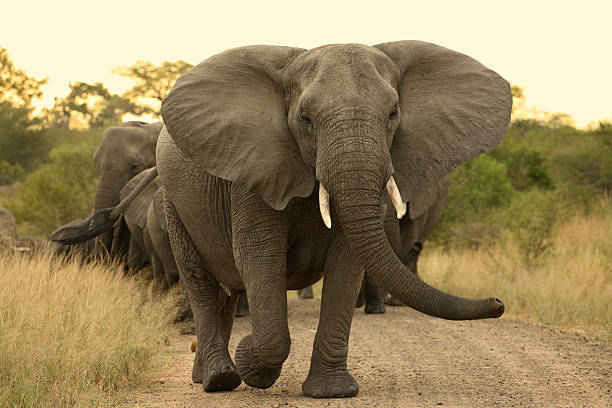
#> input picture elephant.jpg, 612 x 408 px
$ python final5.py
#> lines starting #> are read from the running program, lines starting #| are printed output that depends on the picture
import cv2
import numpy as np
from skimage.metrics import peak_signal_noise_ratio
import math
from scipy import signal

def display_image(img):
    cv2.imshow("image", img)
    cv2.waitKey(0)
    cv2.destroyAllWindows()

def save_image(img, path):
    cv2.imwrite(path, img)
    print(f"Image saved successfully at {path}")

def add_gaussian_noise(img, sigma=25):
    # Create a Gaussian noise array
    noise = np.random.normal(0, sigma, img.shape)
    # Add the noise to the original image
    noisy_img = np.clip(img + noise, 0, 255).astype(np.uint8)
    return noisy_img

def apply_gaussian_filter(img, sigma=5):
    # Create a Gaussian kernel
    N = 6 * sigma
    t = np.linspace(-3 * sigma, 3 * sigma, N)
    gau = (1 / (math.sqrt(2 * math.pi) * sigma)) * np.exp(-0.5 * (t / sigma) ** 2)
    kernel = gau[:, np.newaxis] * gau[np.newaxis, :]
    # Apply the Gaussian filter
    filtered_img = signal.fftconvolve(img, kernel[:, :, np.newaxis], mode='same')
    # Rescale to [0, 255]
    filtered_img = (filtered_img - filtered_img.min()) / (filtered_img.max() - filtered_img.min()) * 255
    return filtered_img.astype(np.uint8)

if __name__ == "__main__":
    # Read the original image
    original_img = cv2.imread("elephant.jpg")
#> original_img is the input picture: shape (408, 612, 3); mean B, G, R 94.8, 132.8, 150.9

    # Check if image is successfully loaded
    if original_img is None:
        print("Error: Image not found.")
    else:
        # Add Gaussian noise to the original image
        noisy_img = add_gaussian_noise(original_img)
#> in add_gaussian_noise, `noisy_img = np.clip(img + noise, 0, 255).astype(np.uint8)`:
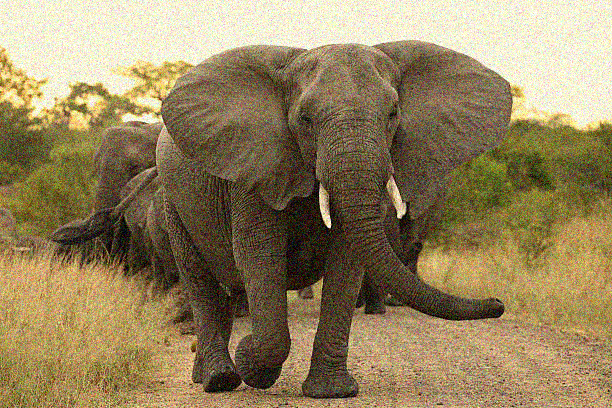
#> noisy_img: shape (408, 612, 3); mean B, G, R 94.8, 131.3, 148.6
        display_image(noisy_img)
        save_image(noisy_img, "noisy_image.jpg")

        # Apply Gaussian filter to the noisy image
        for sigma in range(3, 16, 2): # Start from 3, end at 15, step by 2
            filtered_image = apply_gaussian_filter(noisy_img, sigma)
            display_image(filtered_image)
            save_path = f"filtered_image_sigma_{sigma}.jpg"
            save_image(filtered_image, save_path)

            # Calculate PSNR values
            psnr_noisy_filtered = peak_signal_noise_ratio(noisy_img, filtered_image, data_range=255)
            psnr_original_noisy = peak_signal_noise_ratio(original_img, noisy_img, data_range=255)
            psnr_original_filtered = peak_signal_noise_ratio(original_img, filtered_image, data_range=255)

            # Print PSNR values
            print(f'Sigma: {sigma}')
            print(f'PSNR between Noisy and Filtered Image: {psnr_noisy_filtered:.2f} dB')
            print(f'PSNR between Original and Noisy Image: {psnr_original_noisy:.2f} dB')
            print(f'PSNR between Original and Filtered Image: {psnr_original_filtered:.2f} dB')
            print("--------------------------------------------------")
#> this loop made 7 passes
#> (psnr_noisy_filtered, psnr_original_filtered) on passes 1 to 7: (18.72, 22.56), (17.97, 20.95), (17.38, 19.8), (16.92, 18.97), (16.48, 18.23), (16.15, 17.7), (15.84, 17.22)
#> (printed output is left out)
#> pass 1, in apply_gaussian_filter, `filtered_img = signal.fftconvolve(img, kernel[:, :, np.newaxis], mode=..`:
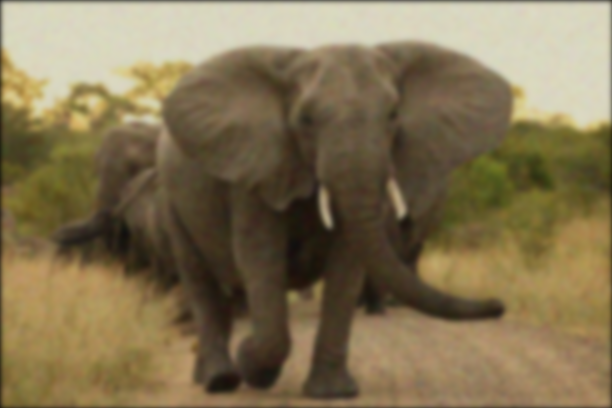
#> filtered_img: shape (408, 612, 3) float64; mean B, G, R 83.3, 115.4, 130.7
#> pass 1, in apply_gaussian_filter, `filtered_img = (filtered_img - filtered_img.min()) / (filtered_img.max..`:
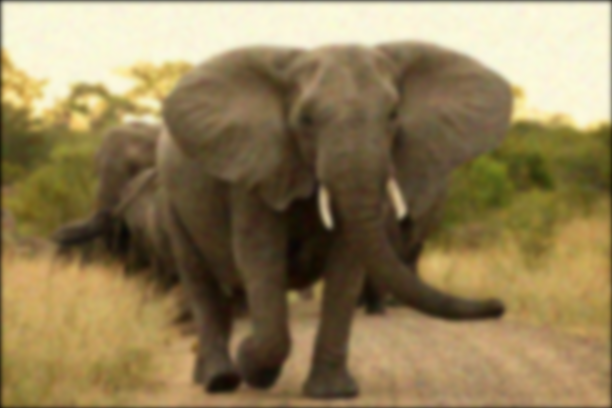
#> filtered_img: shape (408, 612, 3) float64; mean B, G, R 88.7, 127.3, 145.6
#> after the loop:
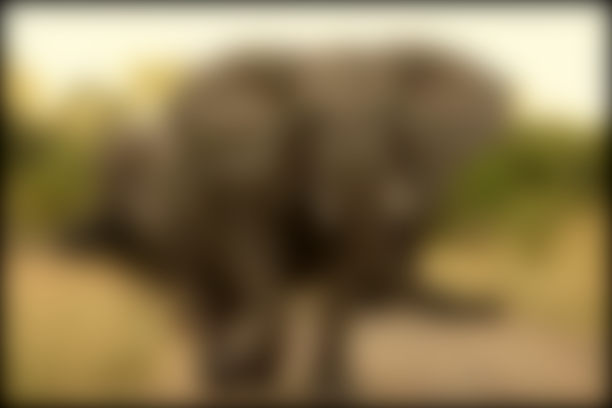
#> filtered_image: shape (408, 612, 3); mean B, G, R 78.9, 117.5, 135.9

$ run again, with mammootty.jpg copied over elephant.jpg
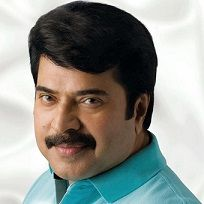
#> input picture mammootty.jpg, 204 x 204 px
#> original_img is the input picture: shape (204, 204, 3); mean B, G, R 141.6, 146.8, 143.7
#> the loop `for sigma in range(3, 16, 2):` made 7 passes
#> (psnr_noisy_filtered, psnr_original_filtered) on passes 1 to 7: (17.74, 19.62), (16.25, 17.38), (15.13, 15.86), (14.27, 14.78), (13.65, 14.04), (13.18, 13.49), (12.77, 13.03)
#> (printed output is left out)
#> pass 2, in apply_gaussian_filter (call 2), `filtered_img = signal.fftconvolve(img, kernel[:, :, np.newaxis], mode=..`:
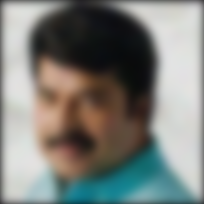
#> filtered_img: shape (204, 204, 3) float64; mean B, G, R 123.2, 128, 125.8
#> after the loop `for sigma in range(3, 16, 2):`:
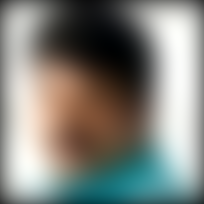
#> filtered_image: shape (204, 204, 3); mean B, G, R 125.3, 131.6, 130.2

$ run again, with pic.jpg copied over elephant.jpg
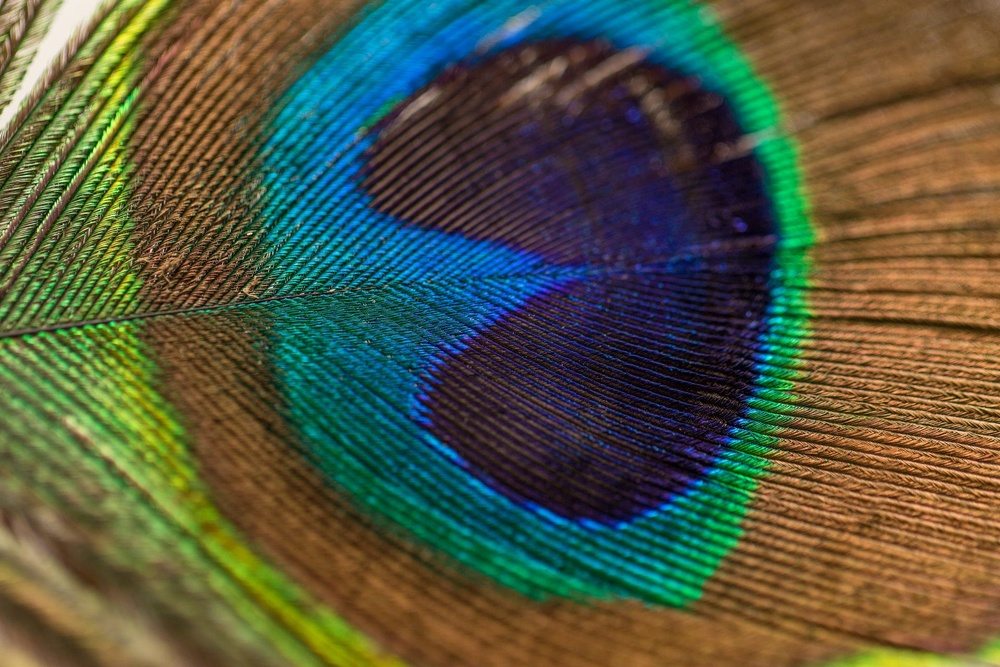
#> input picture pic.jpg, 1000 x 667 px, shrunk from 1920 x 1280 before the run
#> original_img is the input picture: shape (667, 1000, 3); mean B, G, R 64.6, 87.3, 82.9
#> the loop `for sigma in range(3, 16, 2):` made 7 passes
#> (psnr_noisy_filtered, psnr_original_filtered) on passes 1 to 7: (18.82, 22.98), (18.08, 21.39), (17.76, 20.73), (17.5, 20.23), (17.22, 19.71), (16.89, 19.13), (16.51, 18.52)
#> (printed output is left out)
#> pass 1, in apply_gaussian_filter, `filtered_img = (filtered_img - filtered_img.min()) / (filtered_img.max..`:
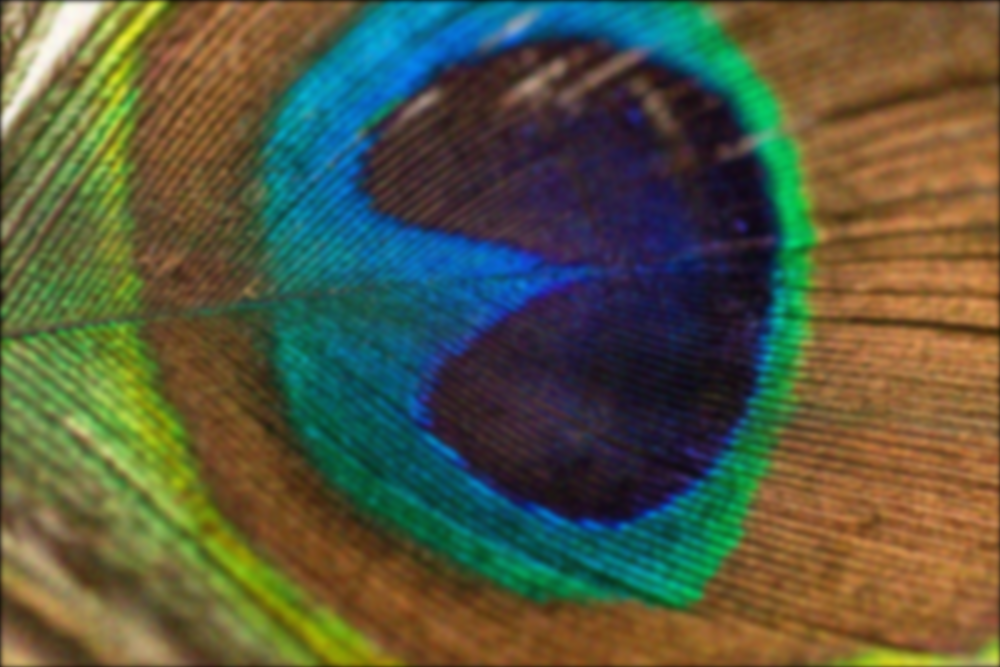
#> filtered_img: shape (667, 1000, 3) float64; mean B, G, R 65.3, 89.1, 85.7
#> after the loop `for sigma in range(3, 16, 2):`:
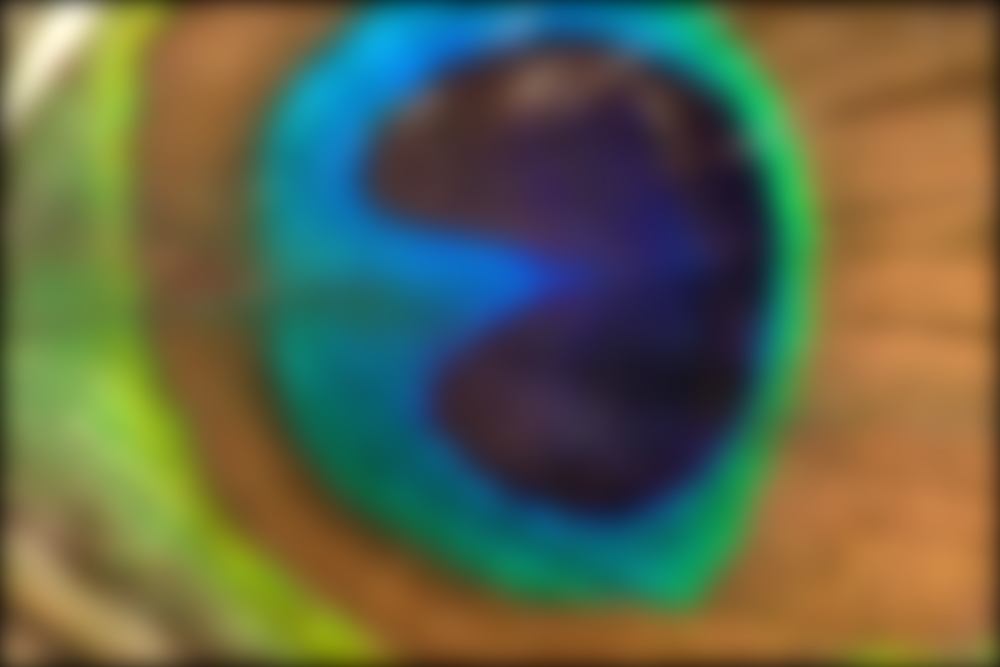
#> filtered_image: shape (667, 1000, 3); mean B, G, R 73.4, 100.7, 96.3
